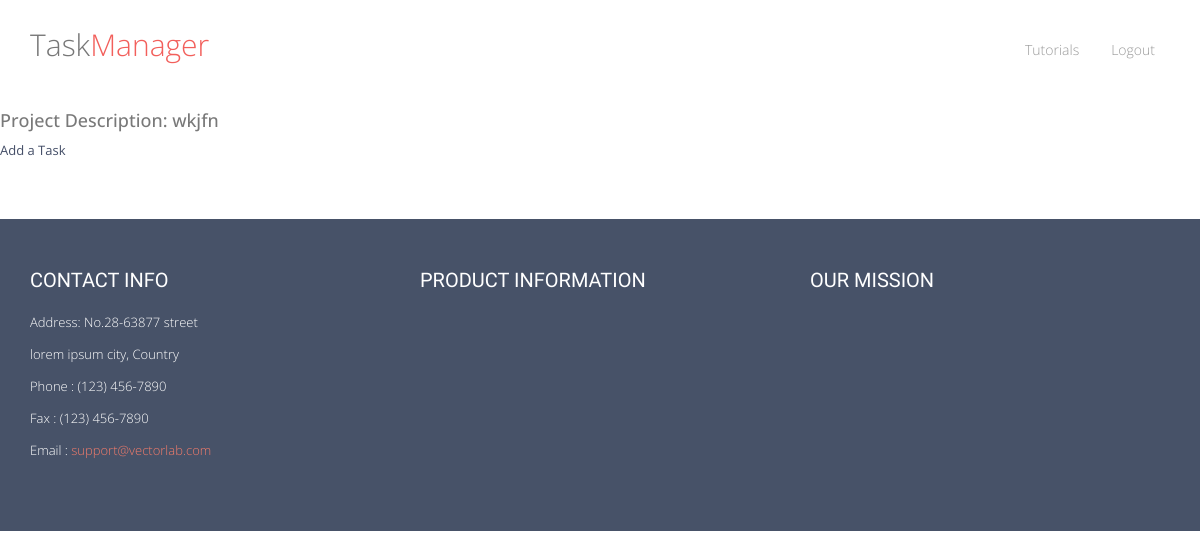
/taskManager/3/ (signed in), run on an earlier commit of the app's database.
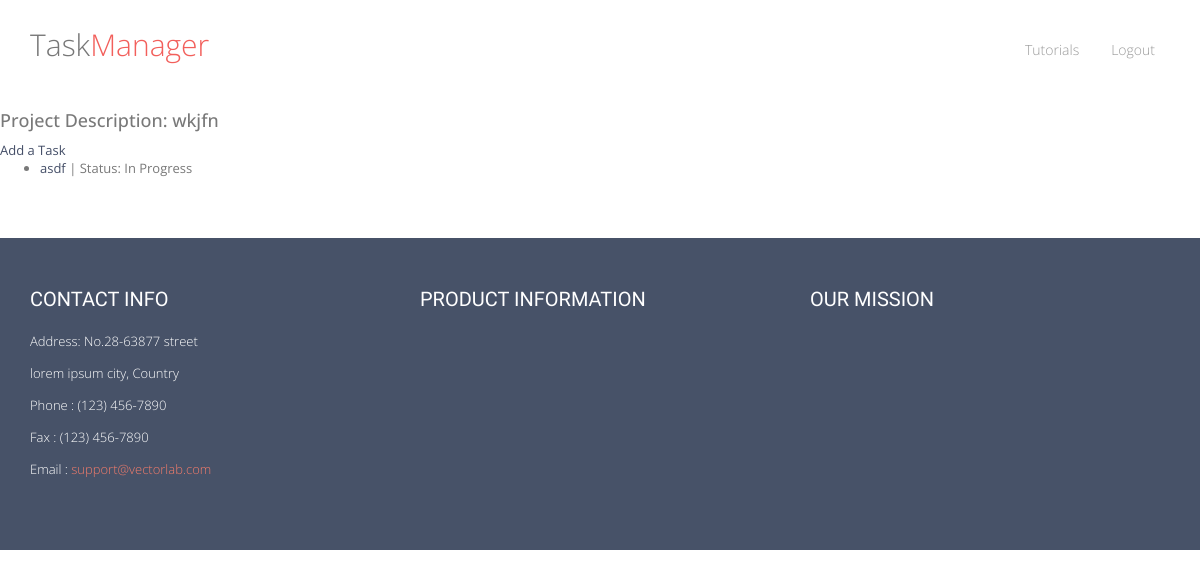
And on a later commit of the database.
### taskManager/models.py (models this page shows, shortened)
class Task(models.Model):
	assoc_project = models.ForeignKey(Project, default=1)
	task_text = models.CharField(max_length = 200)
	pub_date = models.DateTimeField('date created')
	completed = models.NullBooleanField(default = False)
	users_assinged = models.ManyToManyField(User)

### taskManager/views.py (the view)
# urls.py: url(r'^(?P<project_id>\d+)/$', views.proj_details, name = 'proj_details'),
def proj_details(request, project_id):
    proj = Project.objects.get(pk = project_id)
    logged_in = True
    admin_level = False
    if request.user.groups.filter(name='admin_g').exists():
        admin_level = True
    assigned_to = False
    if proj.users_assinged.filter(username= request.user.username).exists():
        assigned_to = True
    elif admin_level == True:
        assigned_to = True
    if not request.user.is_authenticated():
        logged_in =False
    return render(request, 'taskManager/proj_details.html', {'proj':proj, 'assigned_to':assigned_to, 'logged_in':logged_in})

### taskManager/templates/taskManager/proj_details.html (shortened to what this page needs)
{% extends 'taskManager/base.html' %}
{% block content %}
{% if logged_in == True %}
{% if assigned_to == False%}
<h4>You have not been assigned to this project nor have the permissions necessary, therefore
you will not be able to see the project details</h4>
{% else %}
<h4>Project Description: {{proj.project_text}}</h4>
<a href = "{% url 'taskManager:new_task' proj.id %}"> Add a Task </a>
<ul>
{% for task in proj.task_set.all %}
    <li> <a href="{% url 'taskManager:detail' proj.project_title task.id%}">{{ task.task_text|truncatechars:60 }}</a> | Status:
    {% if task.completed == True %}
    	Complete
    {% else %}
    	In Progress
    {% endif %}
    </li>
{% endfor %}
</ul>
{% endif %}
{% else %}
<h4> Please log in to see project details </h4>
<p><a href = "/taskManager/login/">Log in</a></p>
{% endif %}
{%  endblock %}

What changed in the data, as far as the page shows it:
added Task: task_text "asdf", completed "In Progress"
